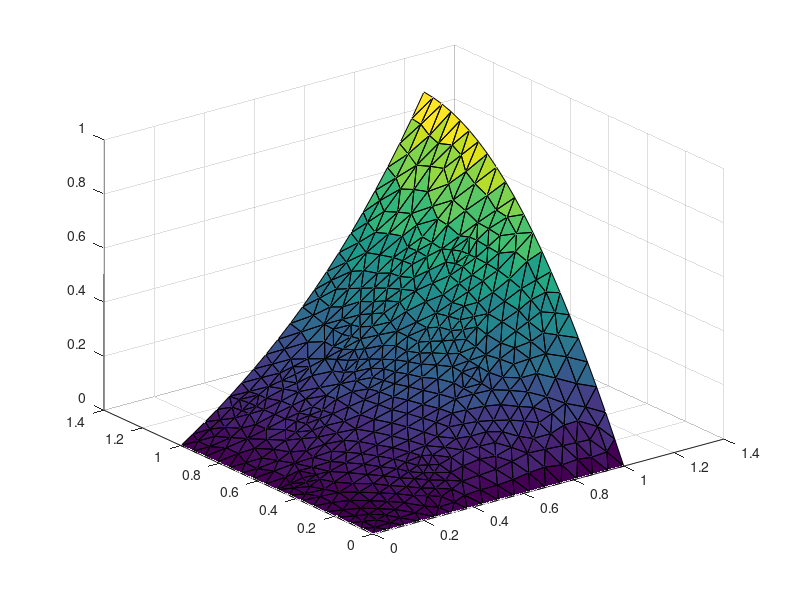

Here is the MATLAB script that generated this plot:
%% ejercicio 6

% hacemos el malado con pdetool
load("malla_ej6_examen.mat")

f=@(x,y) (x.*exp(x-y.^2/9) .*sin(y))    ./     (x +y +1); 

elem=t(1:3,:)';
xi=p(1,:);
yi=p(2,:);

Ne=length(t);

Xg=[1/3; 1/3];

Qf=0;

for i=1:Ne
    X1=p(:,t(1,i));  %primer nodo elemento i
    X2=p(:,t(2,i));
    X3=p(:,t(3,i));

    A= [X2-X1 X3-X1];

    X=X1+A*Xg;

    area=0.5*det(A);
    Qf= Qf+area*f(X(1),X(2)); %cuadratura en el elemento i-ésimo
end

Qf
%dubijo
trisurf(elem,xi,yi,f(xi,yi))


%% apartado b)

% lo hago con la cuadratura de grado 1 w=1, x= (1+- raiz(2)) /12
f=@(x,y) (x.*exp(x-y.^2/9) .*sin(y))    ./     (x +y +1); 

load("malla_ej6_examen.mat")

xi=p(1,:);    %valor de la x de cada nodo
yi=p(2,:);    %valor de la y de cada nodo

elem=t(1:3,:)';    %guarda los nodos de cada triángulo

Ne=length(elem);    %nos da elnúmero de triángulos que ha generado el mallado

Xg=[ (1-sqrt(2))/12    ; (1-sqrt(2))/12 ];    
wi=[1];    

Q=0;

for i=1:Ne    %las coordenadas de cada nodo de cada triángulo
    X1=p(:,elem(i,1));
    X2=p(:,elem(i,2));
    X3=p(:,elem(i,3));

%ahora aplicamos la transformación afín para triángulos 
bi=X1;
Ai=[(X2-X1) (X3-X1)];

   
        X=bi+Ai*Xg(:,1); %creamos los tres vértices transformados 
        Q=Q+wi(1)*abs(det(Ai))*f(X(1), X(2));
      
end 
Q
trisurf(elem,xi,yi,f(xi,yi))


%%

